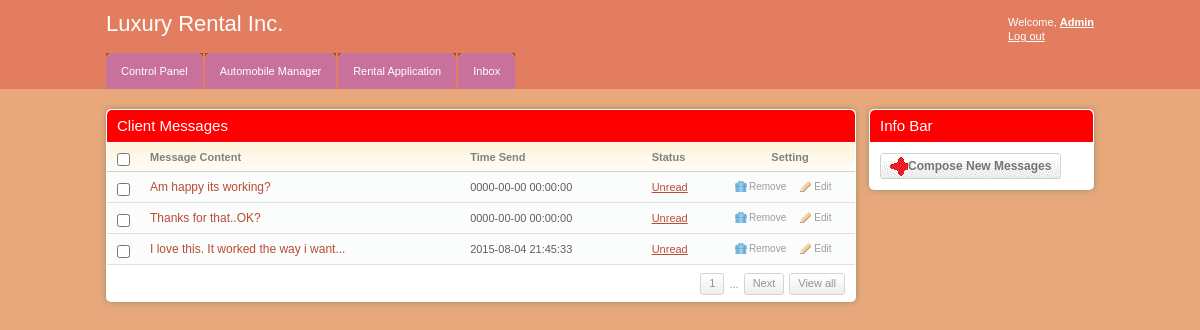
Before: /admin/index.php (signed in) with the older database file.
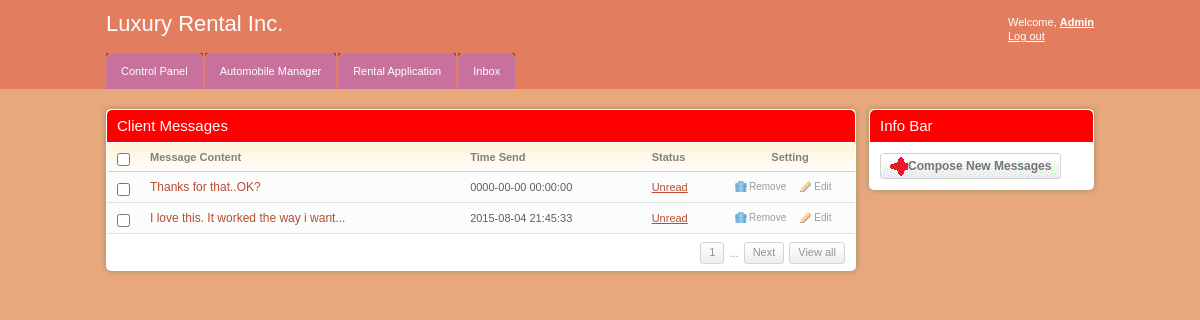
After: the same page with the newer database file.
### tables this page shows
CREATE TABLE `message` (
  `msg_id` int(11) NOT NULL AUTO_INCREMENT,
  `client_id` int(11) NOT NULL,
  `message` varchar(255) NOT NULL,
  `status` varchar(255) NOT NULL,
  `time` datetime NOT NULL,
  PRIMARY KEY (`msg_id`)
);

### admin/index.php (the view, shortened to what this page needs)
<!DOCTYPE html PUBLIC "-//W3C//DTD XHTML 1.0 Transitional//EN" "http://www.w3.org/TR/xhtml1/DTD/xhtml1-transitional.dtd">
<html xmlns="http://www.w3.org/1999/xhtml">
<head>
	<link rel="stylesheet" href="css/style.css" type="text/css" media="all" />
</head>
<body>
<div id="header">
	<div class="shell">
		<?php
			include 'menu.php';
		?>
		</div>
	</div>
<div id="container">
	<div class="shell">
		<div id="main">
			<div id="content">
				<div class="box">
					<div class="box-head">
						<h2 class="left">Client Messages</h2>
					</div>
					<div class="table">
						<table width="100%" border="0" cellspacing="0" cellpadding="0">
							<tr>
								<th width="13"><input type="checkbox" class="checkbox" /></th>
								<th>Message Content</th>
								<th>Time Send</th>
								<th>Status</th>
								<th width="110" class="ac">Setting</th>
							</tr>
							<?php
								include '../includes/config.php';
								$select = "SELECT * FROM message";
								$result = $conn->query($select);
								while($row = $result->fetch_assoc()){
							?>
							<tr>
								<td><input type="checkbox" class="checkbox" /></td>
								<td><h3><a href="#"><?php echo $row['message'] ?></a></h3></td>
								<td><?php echo $row['time'] ?></td>
								<td><a href="#"><?php echo $row['status'] ?></a></td>
								<td><a href="javascript:sureToApprove(<?php echo $row['msg_id'];?>)" class="ico del">Remove</a><a href="#" class="ico edit">Edit</a></td>
							</tr>
							<?php
								}
							?>
						</table>
						<div class="pagging">
							<div class="right">
								<a href="#">1</a>
								<span>...</span>
								<a href="#">Next</a>
								<a href="#">View all</a>
							</div>
						</div>
					</div>
				</div>
			</div>
			<div id="sidebar">
				<div class="box">
					<div class="box-head">
						<h2>Info Bar</h2>
					</div>
					<div class="box-content">
						<a href="#" class="add-button"><span>Compose New Messages</span></a>
					</div>
				</div>
			</div>
		</div>
	</div>
</div>
</body>
</html>

Changed rows visible on the page:
removed message: message "Am happy its working?", time "0000-00-00 00:00:00", status "Unread"
